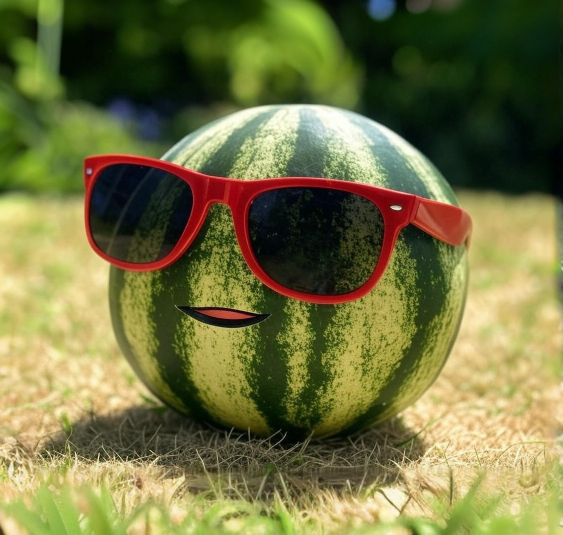
#> input picture OpenCV/Урок#5/img.png, 1126 x 1070 px (shown at 1/2 size)
$ python main.py
#> lines starting #> are read from the running program, lines starting #| are printed output that depends on the picture
import cv2

img = cv2.imread('img.png')
#> img is the input picture: shape (1070, 1126, 3); mean B, G, R 66, 115.5, 115.7
img = cv2.resize(img, (700, 700)) #Для удобства просмотра
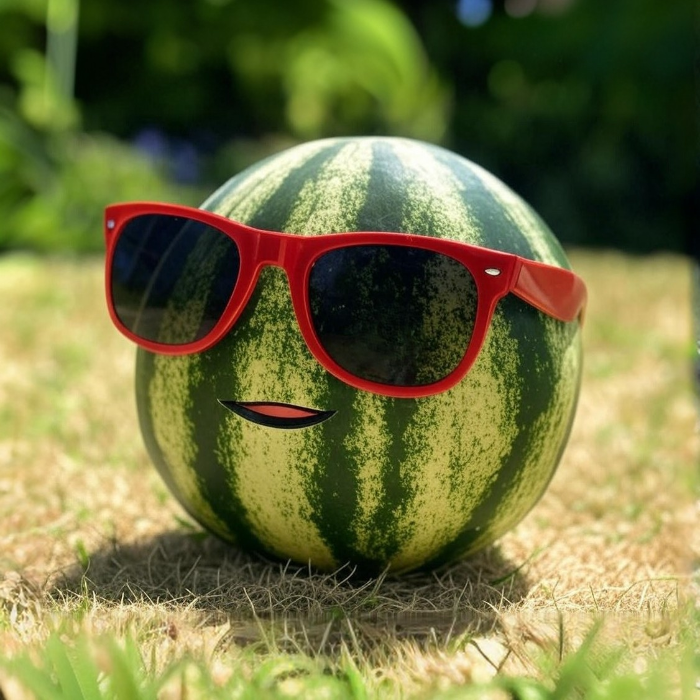
#> img: shape (700, 700, 3); mean B, G, R 65.9, 115.3, 115.6

#img = cv2.cvtColor(img, cv2.COLOR_BGR2HSV)

# img = cv2.cvtColor(img, cv2.COLOR_BGR2LAB)
# img = cv2.cvtColor(img, cv2.COLOR_LAB2BGR)

img = cv2.cvtColor(img, cv2.COLOR_BGR2RGB)

r, g, b = cv2.split(img)
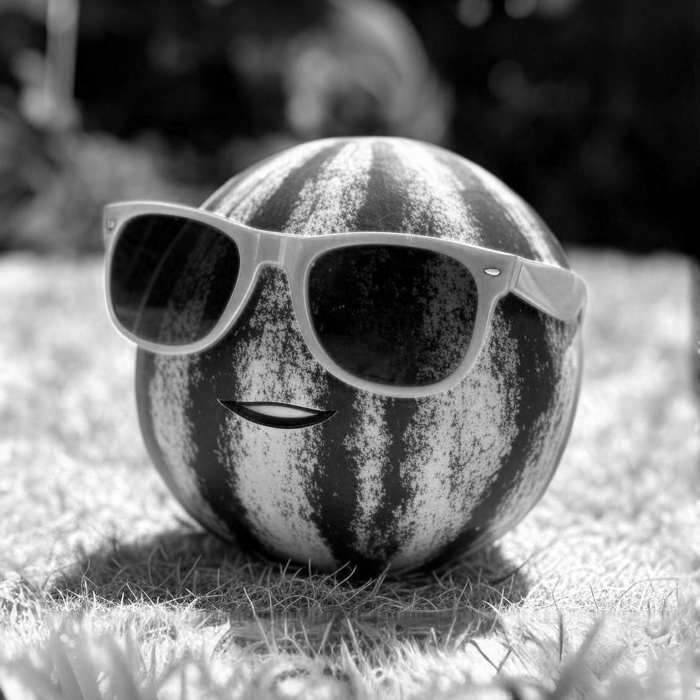
#> r: shape (700, 700); min 0, max 255, mean 115.6
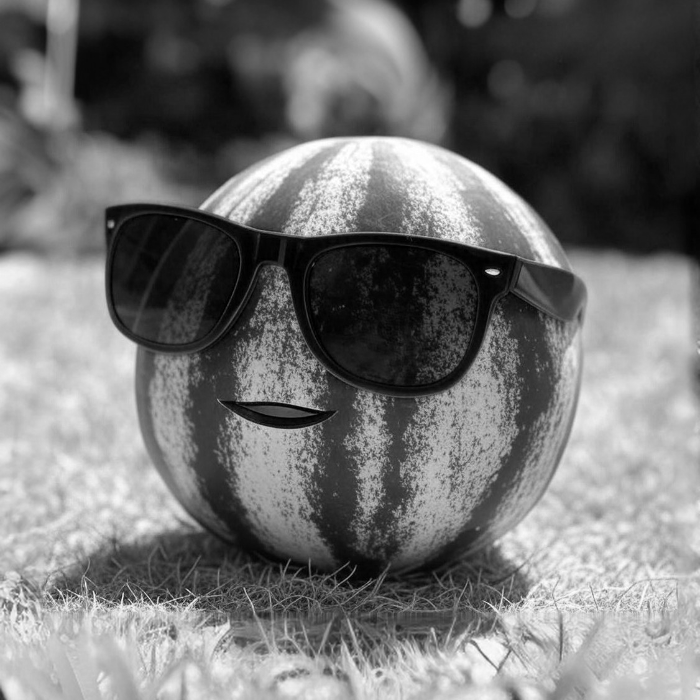
#> g: shape (700, 700); min 0, max 255, mean 115.3
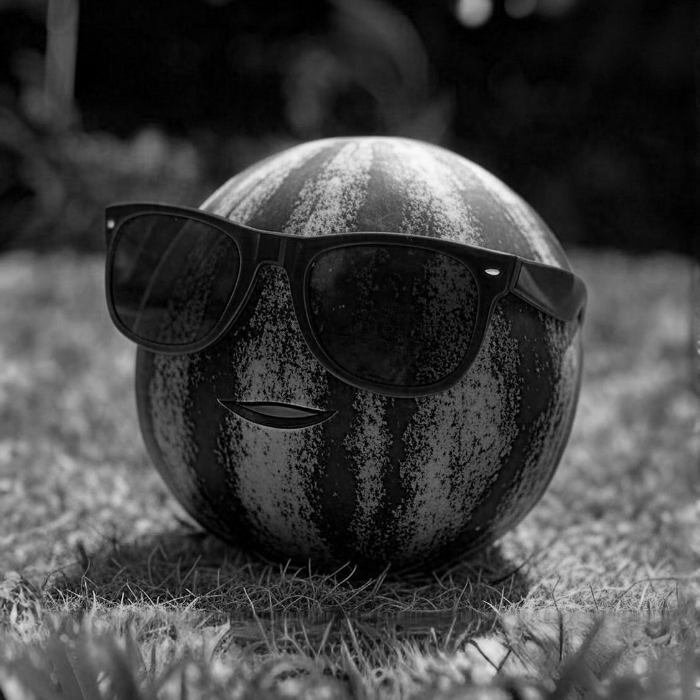
#> b: shape (700, 700); min 0, max 250, mean 65.9

cv2.imshow('Image', r)
cv2.waitKey(0)
